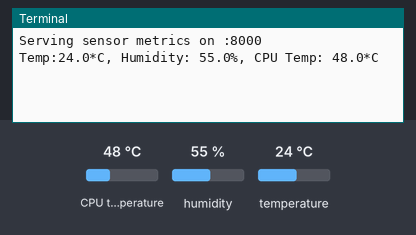
Simulated run of this program. Board: Raspberry Pi (BCM pin numbers). On the bench: the last lines printed to the terminal. The test bench sets the inputs (shaded band); at power-on: CPU temperature 48 °C, humidity 55 %, temperature 24 °C. Databases and web services accept everything at once and return nothing.

Above: at 1.2 s.
1.3 s: CPU temperature set to 31 °C
At 11.8 s:
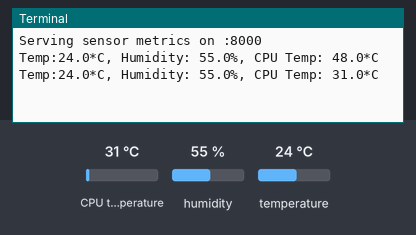
12.0 s: humidity set to 22 %
At 22.4 s:
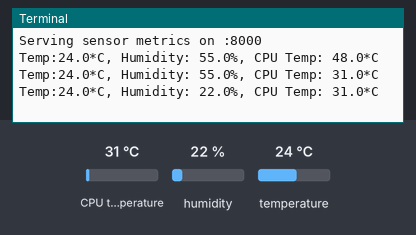
22.7 s: temperature set to 12 °C
At 32.7 s:
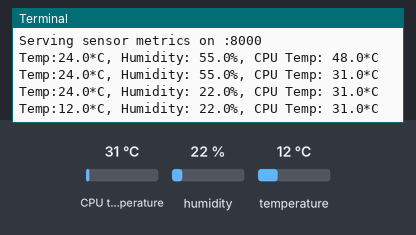
33.4 s: CPU temperature set to 44 °C
At 43.8 s:
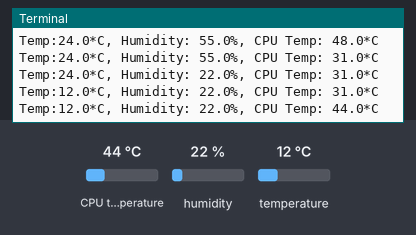
44.1 s: humidity set to 40 %
At 54.3 s:
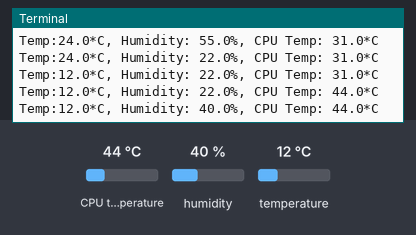
Timing chart, 0 to 55.8 s (numbered marks = the images above; inputs shaded):
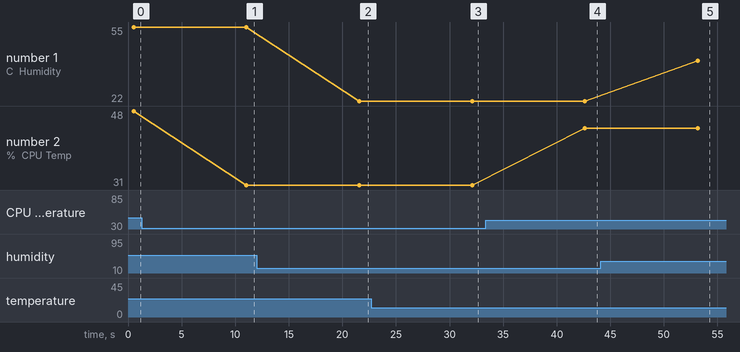

Measured:
- after the input at 1.3 s, the terminal: prints a new line after 9.8 s (image 1)
- after the input at 12.0 s, the terminal: prints a new line after 9.6 s (image 2)
- after the input at 22.7 s, the terminal: prints a new line after 9.4 s (image 3)
- after the input at 33.4 s, the terminal: prints a new line after 9.2 s (image 4)
- after the input at 44.1 s, the terminal: prints a new line after 9.1 s (image 5)
- plotted number 1: 55 → 22 after the input at 12.0 s, 22 → 40 after the input at 44.1 s
- plotted number 2: 48 → 31 after the input at 1.3 s, 31 → 44 after the input at 33.4 s

The program:

collect-temp-dock.py
```python
#!/usr/bin/env python3

import Adafruit_DHT
import time

from prometheus_client import Gauge, start_http_server
from gpiozero import CPUTemperature

# Create Prometheus gauges for humidity and temperature in
# Celsius and Fahrenheit
gh = Gauge('dht22_humidity_percent', 'Humidity percentage measured by the DHT22 Sensor')
gt = Gauge('dht22_temperature', 'Temperature measured by the DHT22 Sensor')
ct = Gauge('cpu_temp', 'RPI CPU Temp')

READ_INTERVAL = 10 #seconds
SENSOR = Adafruit_DHT.DHT22
PIN = 4

def main():

    # Expose metrics
    metrics_port = 8000
    start_http_server(metrics_port)
    print("Serving sensor metrics on :{}".format(metrics_port))

    while True:

        try:
            humidity, temperature = Adafruit_DHT.read_retry(SENSOR,PIN)
            cpu_temp = CPUTemperature().temperature

            if humidity is not None and temperature is not None:
                # Update the gauge with the sensor data
                print("Temp:{0:0.1f}*C, Humidity: {1:0.1f}%, CPU Temp: {2:0.1f}*C".format(temperature, humidity, cpu_temp))
                gh.set(humidity)
                gt.set(temperature)
                ct.set(cpu_temp)
            else:
                print("None values, skipping")

        except RuntimeError as e:
            print("RuntimeError: {}".format(e))

        time.sleep(READ_INTERVAL)

if __name__ == "__main__":
    main()
```
